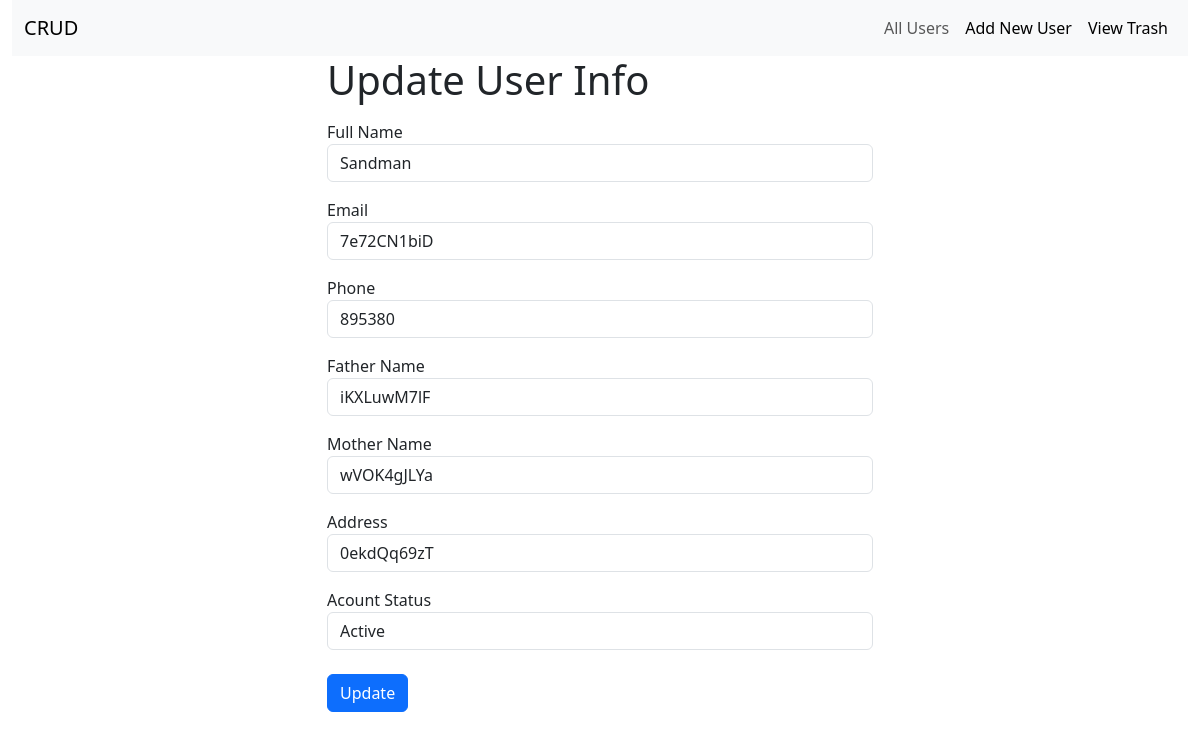
The app's page /update.php?id=22 with its own data.
### tables this page shows
CREATE TABLE `users` (
  `u_id` int(11) NOT NULL,
  `u_name` varchar(255) NOT NULL,
  `u_mail` varchar(255) NOT NULL,
  `u_phone` varchar(255) NOT NULL,
  `join_date` date NOT NULL,
  `father_name` varchar(255) NOT NULL,
  `mother_name` varchar(255) NOT NULL,
  `address` varchar(255) NOT NULL,
  `u_status` int(11) NOT NULL DEFAULT 1 COMMENT '0 for inactive, 1 for active'
);

### update.php (the view, shortened to what this page needs)
<?php include "inc/header.php"; ?>
<section>
  <div class="container">
    <div class="row">
      <div class="col-lg-6 offset-3">
        <h1 class="mb-3">Update User Info</h1>
          <?php
            if(isset($_GET['id'])){
            $userID = $_GET['id'];
            $all_users_sql = "SELECT * FROM users WHERE u_id = '$userID'";
            $all_users_res = mysqli_query($db,$all_users_sql);
              while ($row = mysqli_fetch_array($all_users_res)) {
               $u_name      = $row['u_name'];
               $u_mail      = $row['u_mail'];
               $u_phone     = $row['u_phone'];
               $father_name = $row['father_name'];
               $mother_name = $row['mother_name'];
               $address     = $row['address'];
               $u_status    = $row['u_status'];
               ?>
              <form action="" method="POST" class="needs-validation" novalidate>
                    <div class="mb-3">
                      <label for="name">Full Name</label>
                      <input type="text" id="name" name="name" class="form-control" value="<?php echo $u_name; ?>" required>
                    </div>
                    <div class="mb-3">
                      <label for="email">Email</label>
                      <input type="text" id="email" name="email" class="form-control" value="<?php echo $u_mail; ?>" required>
                    </div>
                    <div class="mb-3">
                      <label for="phone">Phone</label>
                      <input type="number" id="phone" name="phone" class="form-control" value="<?php echo $u_phone; ?>" required>
                    </div>
                    <div class="mb-3">
                      <label for="phone">Father Name</label>
                      <input type="text" id="father_name" name="father_name" class="form-control" value="<?php echo $father_name; ?>" required>
                    </div>
                    <div class="mb-3">
                      <label for="phone">Mother Name</label>
                      <input type="text" id="mother_name" name="mother_name" class="form-control" value="<?php echo $mother_name; ?>" required>
                    </div>
                    <div class="mb-3">
                      <label for="phone">Address</label>
                      <input type="text" id="address" name="address" class="form-control" value="<?php echo $address; ?>" required>
                    </div>
                    <div class="mb-3">
                      <label for="status">Acount Status</label>
                      <select class="form-control" name="u_status">
                        <option value="1" <?php if ($u_status == 1){
                          echo 'selected'; } ?>>Active</option>
                      </select>
                    </div>
                    <div class="my-4">
                      <input type="submit" name="dataUpdate" class="btn btn-primary" value="Update">
                    </div>
              </form>
               <?php
              }
            }
            ?>
      </div>
    </div>
  </div>
</section>
<?php include "inc/footer.php"; ?>

### records on screen
users: name "Sandman", email "7e72CN1biD", phone "895380", father_name "iKXLuwM7lF", mother_name "wVOK4gJLYa", address "0ekdQq69zT", u_status "Active"
